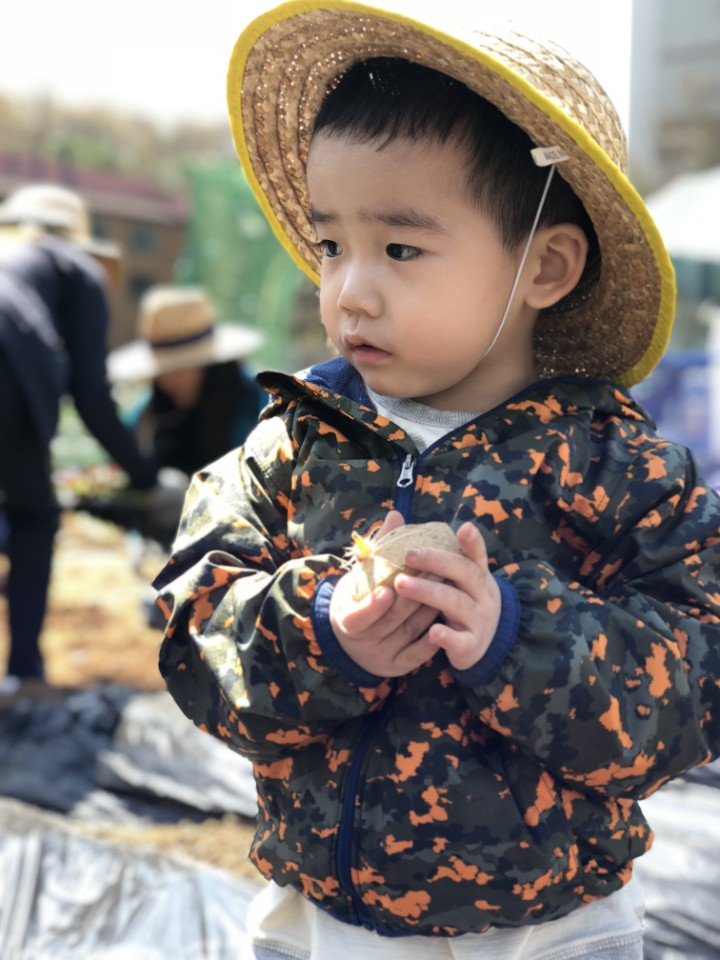
#> input picture OpenCV/img/100.jpg, 720 x 960 px
$ python Img_Pixel.py
#> lines starting #> are read from the running program, lines starting #| are printed output that depends on the picture; after the words box and inside, x2 and y2 are one past the last pixel; in counts of white or black regions, pixels touching at a corner belong together
"""
    7강 이미지 픽셀조작 및 ROI

        이미지의 임의의 픽셀 값을 취하여 그 값을 수정하기
        이미지 속성 얻기
        이미지 영역 설정하기
        이미지 채녈을 분할하고 합치기
"""

try:
    from numpy import numpy as np
    from cv2 import  cv2
except ImportError:
    pass

img_url = 'img/100.jpg'
img = cv2.imread(img_url)
#> img is the input picture: shape (960, 720, 3); mean B, G, R 115.6, 120.9, 127.8
px = img[340, 200]
#> px = [89, 91, 99]
# [7 lines of commented-out code are left out]


print(px)
#| [89 91 99]
# 출력 [89 91 99]

# 이미지 속성 얻기 위해 Numpy array에 접근
#   img.shape : 이미지 해상도 및 컬러 채널(Image Height,  Image width, 채널)
#   img.size : 이미지 크기(바이트)
#   img.dtype : 이미지 데이터 타입

print(img.shape)
#| (960, 720, 3)
print(img.size)
#| 2073600
print(img.dtype)
#| uint8

# ROI -> Numpy 인텍싱을 통해 얻을 수 있음
cv2.imshow('original', img)

subimg = img[300:400, 320:720]
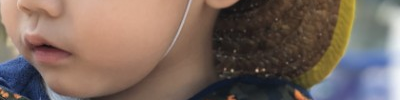
#> subimg: shape (100, 400, 3); mean B, G, R 94.4, 103.8, 122.3
# 원본이미지의 Y축 300 ~ 400, X축 320 ~ 720 -> 400 x 100 크기의 이미지
cv2.imshow('cutting', subimg)

img[300:400, 0:400] = subimg
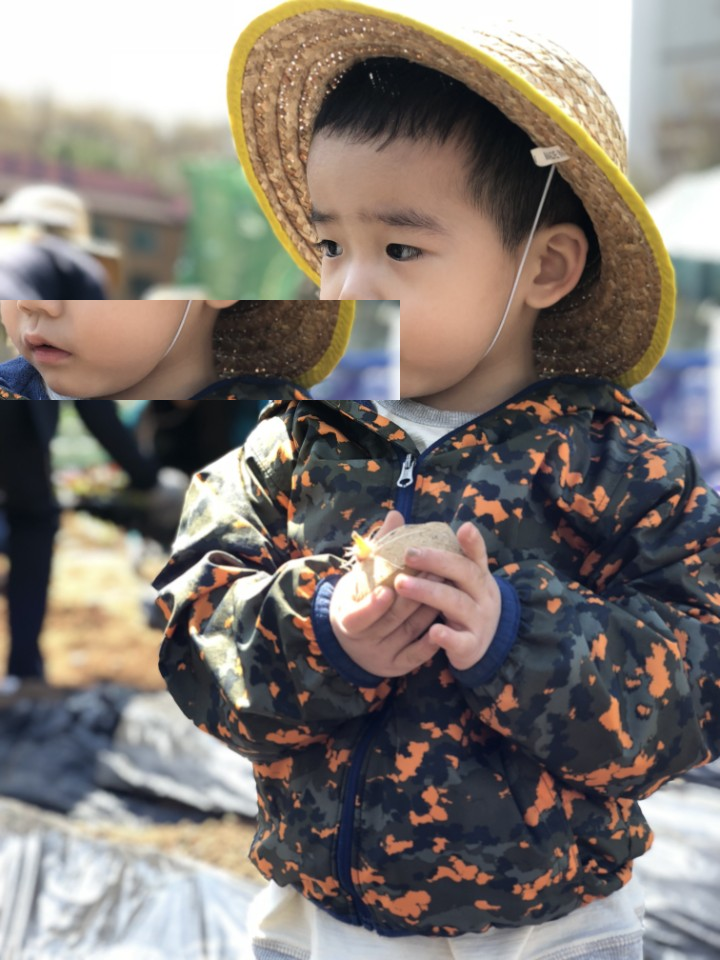
#> img: shape (960, 720, 3); 5.79% of pixels changed, all inside (x1, y1, x2, y2) = (0, 300, 400, 400)

print("원본=", img.shape)
#| 원본= (960, 720, 3)
print("subimg = ", subimg.shape)
#| subimg =  (100, 400, 3)

cv2.imshow('modified', img)

# 이미지 채널 분할 및 합치기

b, g, r = cv2.split(img)
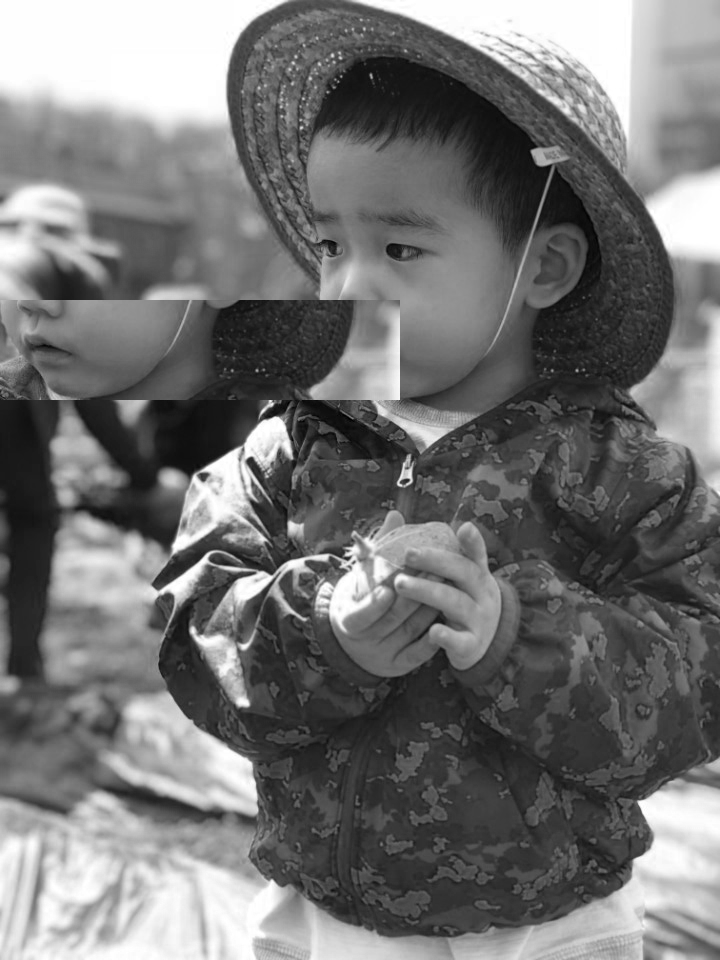
#> b: shape (960, 720); min 0, max 255, mean 115.4
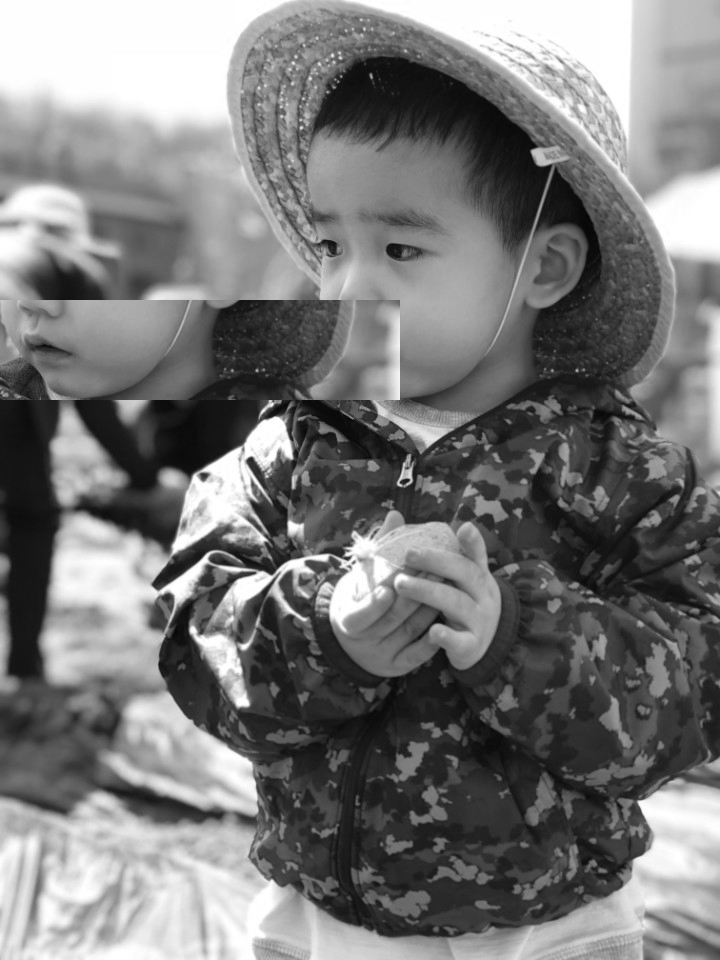
#> g: shape (960, 720); min 4, max 255, mean 121
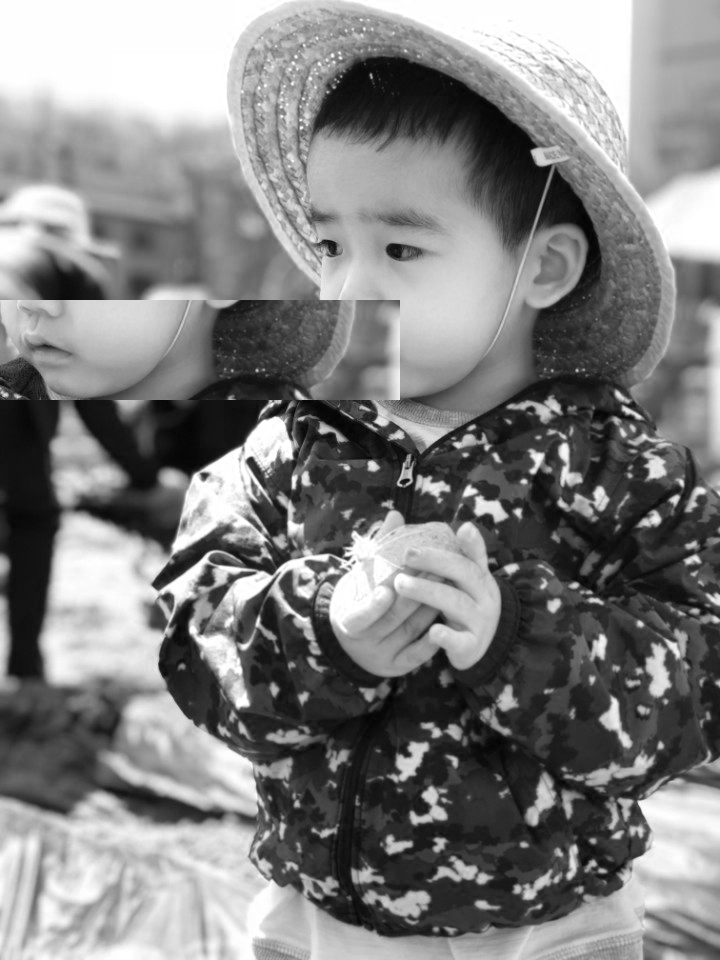
#> r: shape (960, 720); min 0, max 255, mean 128.7
# img를 B, G, R 채널별로 분리한 후, r, g, b에 저장
# split 함수는 성능면에서 효율적인 함수가 아님 따라서 꼭 필요한 경우에만 사용
# Numpy 인덱싱을 사용하는 것이 효율적임.
# b = img[:, :, 0]
# g = img[:, :, 1]
# r = img[:, :, 2]
# 이미지의 모든 픽셀의 Red 값을 0으로 만들고자 하면 다음과 같이...
# img[:, :, 2] = 0


print("img[100, 100] = ", img[100, 100])
#| img[100, 100] =  [233 240 243]
#img[100, 100] = [233 240 243]

print("b[100, 100] =",  b[100, 100])
#| b[100, 100] = 233
#b[100, 100] = 233

print("g[100, 100] =",  g[100, 100])
#| g[100, 100] = 240
#g[100, 100] = 240

print("r[100, 100] =",  r[100, 100])
#| r[100, 100] = 243
#r[100, 100] = 243

cv2.imshow('blue channel', b)
cv2.imshow('green channel', g)
cv2.imshow('red channel', r)
# 위 3가지 모두 흑백으로 보임

# cv2.merge() 함수를 이용하면 채널을 합쳐 컬러 이미지로 만들 수 있음
merged_img = cv2.merge((b, g, r))
cv2.imshow('merged img', merged_img)

cv2.waitKey(0)
cv2.destroyAllWindows( )
